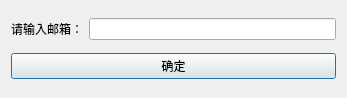
<?xml version="1.0" encoding="UTF-8"?>
<ui version="4.0">
 <class>get_back_passwd</class>
 <widget class="QDialog" name="get_back_passwd">
  <property name="geometry">
   <rect>
    <x>0</x>
    <y>0</y>
    <width>347</width>
    <height>98</height>
   </rect>
  </property>
  <property name="windowTitle">
   <string>密码找回</string>
  </property>
  <layout class="QVBoxLayout" name="verticalLayout">
   <item>
    <layout class="QHBoxLayout" name="horizontalLayout">
     <item>
      <widget class="QLabel" name="label">
       <property name="text">
        <string>请输入邮箱：</string>
       </property>
      </widget>
     </item>
     <item>
      <widget class="QLineEdit" name="lineEdit"/>
     </item>
    </layout>
   </item>
   <item>
    <widget class="QPushButton" name="pushButton">
     <property name="text">
      <string>确定</string>
     </property>
    </widget>
   </item>
  </layout>
 </widget>
 <resources/>
 <connections/>
</ui>
